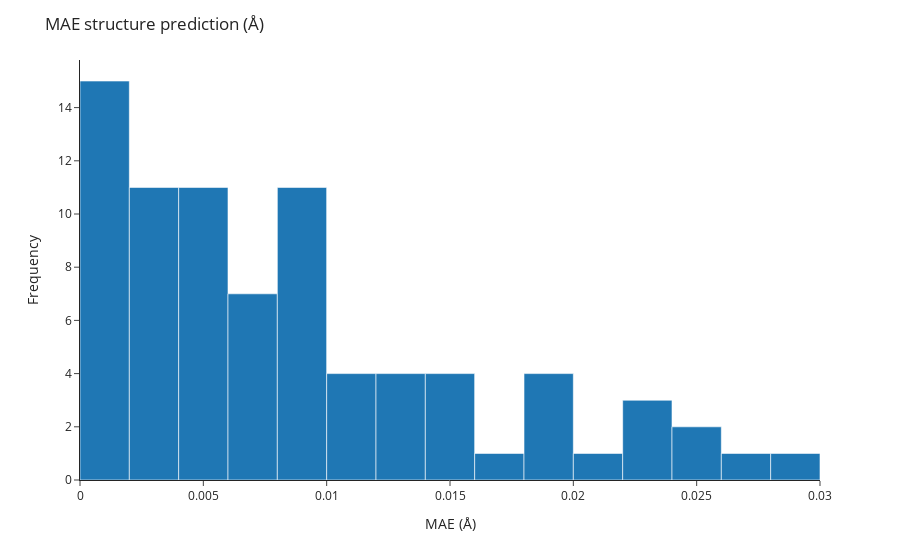

The code cell stored with this chart in its notebook:
### Code cell
all_mae_norms = []

for idx, data in enumerate(train_loader):

    interpolated_ts_coords = data.pos_interpolated_transition_state.detach().numpy()
    real_ts_coords = data.pos_transition_state.detach().numpy()
    difference_ts_coords = interpolated_ts_coords - real_ts_coords
    norm_difference_ts_coords = np.linalg.norm(difference_ts_coords, axis=1)

    # Mean absolute error
    mae = np.mean(norm_difference_ts_coords)
    all_mae_norms.append(mae)

    # Plot the real and interpolated TS structures
    # with two different colors on the same plot
    fig = px.scatter_3d(
        x=np.concatenate((real_ts_coords[:, 0], interpolated_ts_coords[:, 0])),
        y=np.concatenate((real_ts_coords[:, 1], interpolated_ts_coords[:, 1])),
        z=np.concatenate((real_ts_coords[:, 2], interpolated_ts_coords[:, 2])),
        color=np.concatenate((np.zeros(len(real_ts_coords)), np.ones(len(interpolated_ts_coords)))),
    )

    # Set the title of the plot as the mean absolute error
    fig.update_layout(title=f"MAE of structure prediction: {mae:.3f} Å")
    fig.write_html(f"plots/hamiltonian_model/interpolated_ts_{idx}_mae_{mae:.3f}.html")

# Plot a histogram of the MAE
fig = px.histogram(x=all_mae_norms, nbins=20, template="simple_white")
fig.update_layout(title="MAE structure prediction (Å)")
fig.update_xaxes(title_text="MAE (Å)")
fig.update_yaxes(title_text="Frequency")
fig.write_html("plots/hamiltonian_model/interpolated_ts_mae_histogram.html")
fig.show()

### Figure 1 — Plotly figure (JSON) as saved in the notebook; plotly's stock layout.template omitted (floating-point values rounded to 4 significant figures)
{"data": [{"alignmentgroup": "True", "bingroup": "x", "hovertemplate": "x=%{x}<br>count=%{y}<extra></extra>", "legendgroup": "", "marker": {"color": "#1F77B4", "pattern": {"shape": ""}}, "name": "", "nbinsx": 20, "offsetgroup": "", "orientation": "v", "showlegend": false, "type": "histogram", "x": [0.002816, 0.008064, 0.02497, 0.006799, 0.0007001, 0.02909, 0.00153, 0.01102, 0.006115, 0.008706, 0.01981, 0.01537, 0.002418, 0.004935, 0.009196, 0.006398, 0.007291, 0.002595, 0.005841, 0.008074, 0.02317, 0.008475, 0.005728, 0.005121, 0.003487, 0.02246, 0.004473, 0.009892, 0.0008546, 0.005249, 0.0009531, 0.0008844, 0.003327, 0.002605, 0.001821, 0.01333, 0.02102, 0.004178, 0.008271, 0.001117, 0.002956, 0.009231, 0.005852, 0.008853, 0.0007506, 0.02751, 0.0004075, 0.01962, 0.006628, 0.006849, 0.01232, 0.001318, 0.01453, 0.003775, 0.004913, 0.02586, 0.01049, 0.01056, 8.699e-05, 0.01889, 0.0008413, 0.007172, 0.01045, 0.01416, 0.005754, 0.002256, 0.01827, 0.003687, 0.01493, 0.008091, 0.0169, 0.001887, 0.001279, 0.01365, 0.008104, 0.002674, 0.02245, 0.005703, 0.0138, 0.0001759], "xaxis": "x", "yaxis": "y"}], "layout": {"barmode": "relative", "legend": {"tracegroupgap": 0}, "margin": {"t": 60}, "title": {"text": "MAE structure prediction (Å)"}, "xaxis": {"anchor": "y", "domain": [0, 1], "title": {"text": "MAE (Å)"}}, "yaxis": {"anchor": "x", "domain": [0, 1], "title": {"text": "Frequency"}}}}
